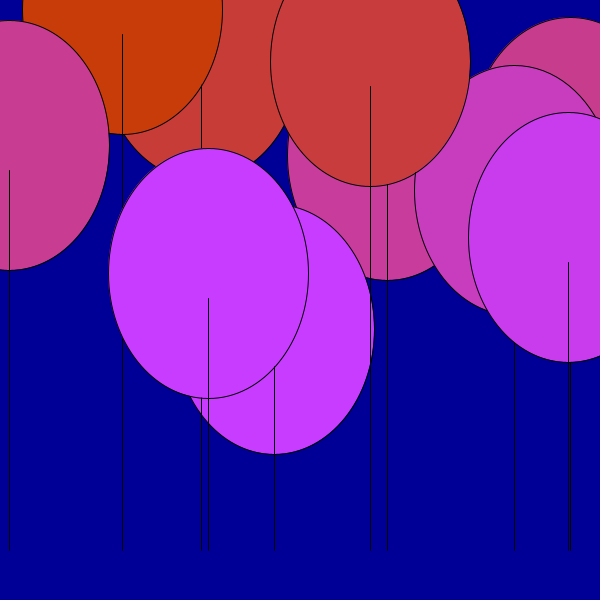
Frame 1 (no input)
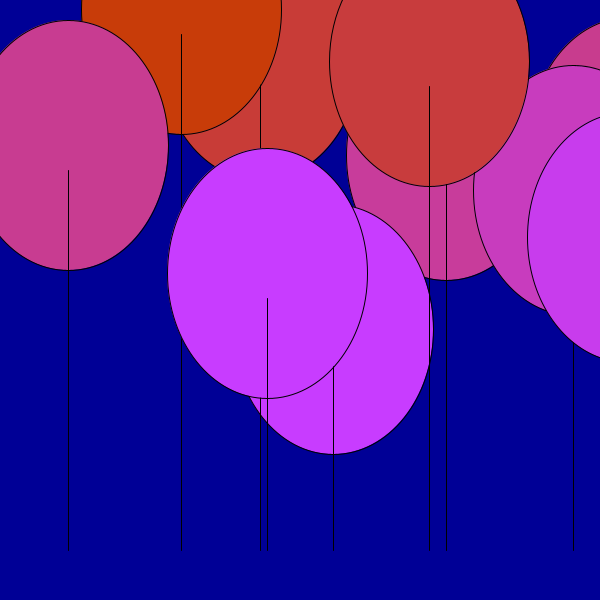
Frame 60 (the mouse pressed at the canvas centre just before this capture)
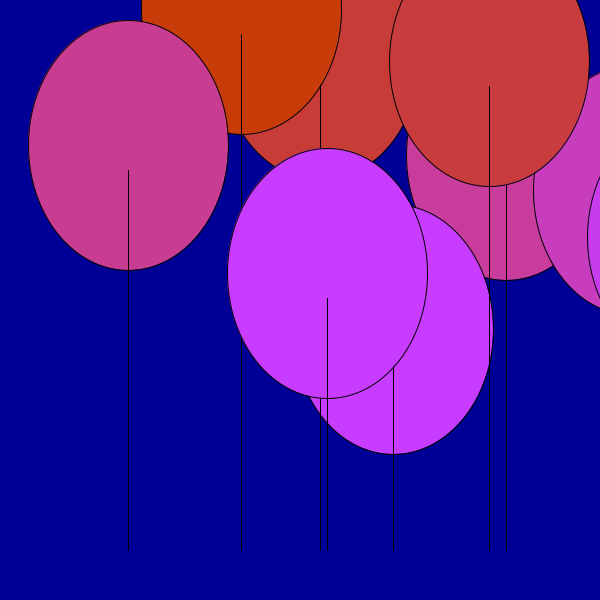
Frame 120 (the mouse held since frame 60 and released just before this capture)

The Processing sketch that drew these frames (run headless with seeded random() and noise(); from frame 60 on, the mouse is pressed at the canvas centre):

// Processing sketch: SS4_Lolipops_Tejah
// ── SS4_Lolipops_Tejah.pde
float direction = 1;
int speed  = 1;
int a = 0;
int b = 0;
int c = 0;
int d =0;
int g = 0;
int u = 0;
int r = 0;

Lolipopp [] lolipops= new Lolipopp[10];

void setup() {
  size (600, 600); 

  for (int i =0; i<10; i++) {
    lolipops[i] = new Lolipopp(int(random(width)), int (random(height)), 200, 250, 200, 60, 50 );
  }
}

void draw () {
  background (0, 0, 150);
  for (int i=0; i < 10; i ++) {
    lolipops[i].display();
    lolipops[i].move(); 
  }
}
// ── Lolipopp.pde
class Lolipopp {

  int a; 
  int b;
  int c;
  int d;
  int r;
  int g;
  int u;

  Lolipopp (int tempa, int tempb, int tempc, int tempd, int tempr, int tempg, int tempu) {
    a =tempa;
    b=tempb;
    c=tempc;
    d=tempd;
    r = tempr;
    g = tempg;
    u = tempu;
  }
  void display () { //this method displays the lolipops
    fill(r, g, b);
    ellipse (a, b, c, d);
    stroke(0); 
    line (a, b + 25, a, d +300 );
  }
  void move () { //this method moves the lolipops from left to right 
    a  += speed * direction;
    if (a > width+200) { //when the lolipops are off the screen
      a = -30; // the lolipop enters through the left
    }
  }
}
